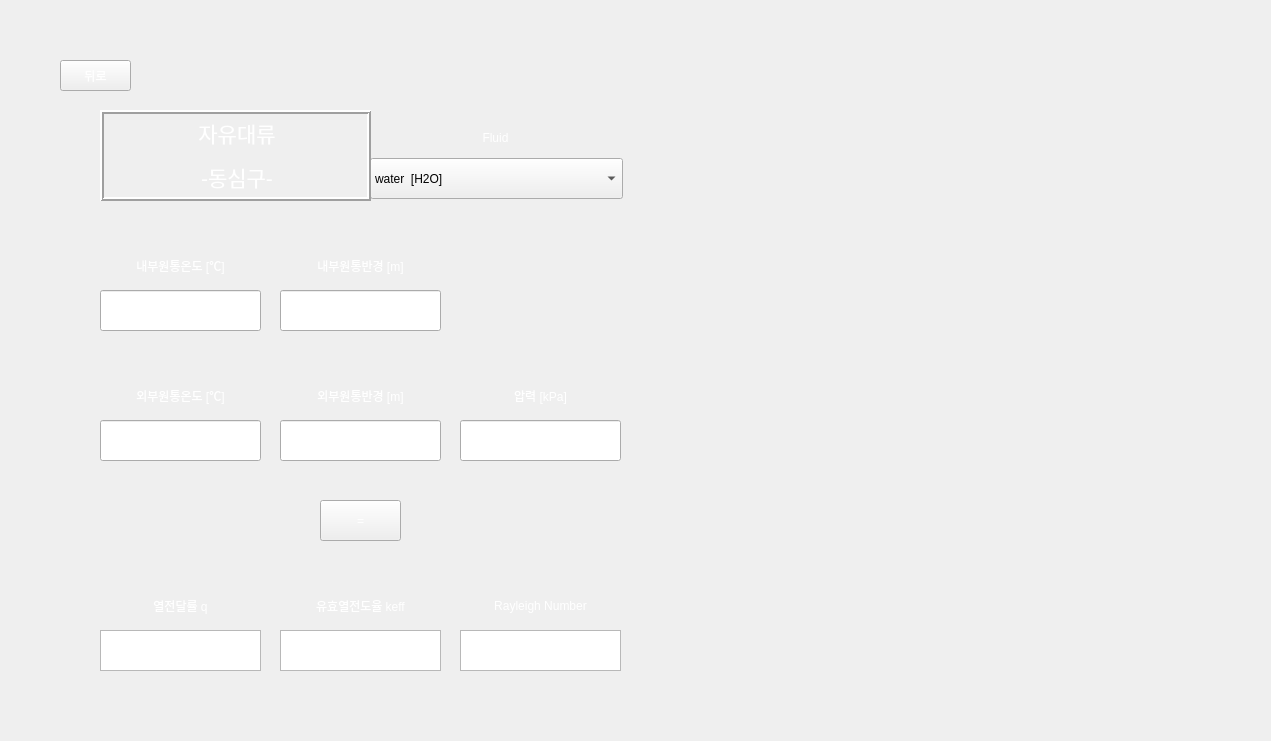
<?xml version="1.0" encoding="UTF-8"?>
<ui version="4.0">
 <class>Form</class>
 <widget class="QWidget" name="Form">
  <property name="geometry">
   <rect>
    <x>0</x>
    <y>0</y>
    <width>1271</width>
    <height>741</height>
   </rect>
  </property>
  <property name="minimumSize">
   <size>
    <width>996</width>
    <height>580</height>
   </size>
  </property>
  <property name="maximumSize">
   <size>
    <width>1271</width>
    <height>741</height>
   </size>
  </property>
  <property name="windowTitle">
   <string>Free Convection - Concentric Sphere</string>
  </property>
  <property name="styleSheet">
   <string notr="true"/>
  </property>
  <widget class="QPushButton" name="pushButton">
   <property name="geometry">
    <rect>
     <x>60</x>
     <y>60</y>
     <width>71</width>
     <height>31</height>
    </rect>
   </property>
   <property name="styleSheet">
    <string notr="true">QPushButton {
color: qlineargradient(spread:pad, x1:0, y1:1, x2:1, y2:0, stop:0 rgba(255, 255, 255, 255), stop:1 rgba(255, 255, 255, 255));
background-image: url(:/background/버튼2.png);
font: 14pt &quot;맑은 고딕&quot;;
}
QPushButton:hover{
border-image: url(:/background/버튼클릭2.png);
}</string>
   </property>
   <property name="text">
    <string>뒤로</string>
   </property>
  </widget>
  <widget class="QPushButton" name="pushButton_2">
   <property name="geometry">
    <rect>
     <x>320</x>
     <y>500</y>
     <width>81</width>
     <height>41</height>
    </rect>
   </property>
   <property name="styleSheet">
    <string notr="true">QPushButton {
color: qlineargradient(spread:pad, x1:0, y1:1, x2:1, y2:0, stop:0 rgba(255, 255, 255, 255), stop:1 rgba(255, 255, 255, 255));
background-image: url(:/background/버튼2.png);
font: 20pt &quot;맑은 고딕&quot;;
}
QPushButton:hover{
border-image: url(:/background/버튼클릭2.png);
}</string>
   </property>
   <property name="text">
    <string>=</string>
   </property>
  </widget>
  <widget class="QLabel" name="label">
   <property name="geometry">
    <rect>
     <x>100</x>
     <y>240</y>
     <width>161</width>
     <height>51</height>
    </rect>
   </property>
   <property name="styleSheet">
    <string notr="true">color: qlineargradient(spread:pad, x1:0, y1:1, x2:1, y2:0, stop:0 rgba(255, 255, 255, 255), stop:1 rgba(255, 255, 255, 255));
background-image: url(:/background/버튼2.png);
font: 12pt &quot;맑은 고딕&quot;;</string>
   </property>
   <property name="text">
    <string>내부원통온도 [℃]</string>
   </property>
   <property name="alignment">
    <set>Qt::AlignCenter</set>
   </property>
  </widget>
  <widget class="QLabel" name="label_3">
   <property name="geometry">
    <rect>
     <x>280</x>
     <y>240</y>
     <width>161</width>
     <height>51</height>
    </rect>
   </property>
   <property name="styleSheet">
    <string notr="true">color: qlineargradient(spread:pad, x1:0, y1:1, x2:1, y2:0, stop:0 rgba(255, 255, 255, 255), stop:1 rgba(255, 255, 255, 255));
background-image: url(:/background/버튼2.png);
font: 12pt &quot;맑은 고딕&quot;;</string>
   </property>
   <property name="text">
    <string>내부원통반경 [m]</string>
   </property>
   <property name="alignment">
    <set>Qt::AlignCenter</set>
   </property>
  </widget>
  <widget class="QLabel" name="label_5">
   <property name="geometry">
    <rect>
     <x>370</x>
     <y>112</y>
     <width>251</width>
     <height>51</height>
    </rect>
   </property>
   <property name="styleSheet">
    <string notr="true">color: qlineargradient(spread:pad, x1:0, y1:1, x2:1, y2:0, stop:0 rgba(255, 255, 255, 255), stop:1 rgba(255, 255, 255, 255));
background-image: url(:/background/버튼2.png);
font: 20pt &quot;맑은 고딕&quot;;</string>
   </property>
   <property name="text">
    <string>Fluid</string>
   </property>
   <property name="alignment">
    <set>Qt::AlignCenter</set>
   </property>
  </widget>
  <widget class="QLineEdit" name="lineEdit">
   <property name="geometry">
    <rect>
     <x>100</x>
     <y>290</y>
     <width>161</width>
     <height>41</height>
    </rect>
   </property>
   <property name="styleSheet">
    <string notr="true">font: 14pt &quot;맑은 고딕&quot;;
background-image: url(:/background/하얀거.png);</string>
   </property>
  </widget>
  <widget class="QLineEdit" name="lineEdit_3">
   <property name="geometry">
    <rect>
     <x>280</x>
     <y>290</y>
     <width>161</width>
     <height>41</height>
    </rect>
   </property>
   <property name="styleSheet">
    <string notr="true">font: 14pt &quot;맑은 고딕&quot;;
background-image: url(:/background/하얀거.png);</string>
   </property>
  </widget>
  <widget class="QLabel" name="label_2">
   <property name="geometry">
    <rect>
     <x>100</x>
     <y>370</y>
     <width>161</width>
     <height>51</height>
    </rect>
   </property>
   <property name="styleSheet">
    <string notr="true">color: qlineargradient(spread:pad, x1:0, y1:1, x2:1, y2:0, stop:0 rgba(255, 255, 255, 255), stop:1 rgba(255, 255, 255, 255));
background-image: url(:/background/버튼2.png);
font: 12pt &quot;맑은 고딕&quot;;</string>
   </property>
   <property name="text">
    <string>외부원통온도 [℃]</string>
   </property>
   <property name="alignment">
    <set>Qt::AlignCenter</set>
   </property>
  </widget>
  <widget class="QLabel" name="label_4">
   <property name="geometry">
    <rect>
     <x>280</x>
     <y>370</y>
     <width>161</width>
     <height>51</height>
    </rect>
   </property>
   <property name="styleSheet">
    <string notr="true">color: qlineargradient(spread:pad, x1:0, y1:1, x2:1, y2:0, stop:0 rgba(255, 255, 255, 255), stop:1 rgba(255, 255, 255, 255));
background-image: url(:/background/버튼2.png);
font: 12pt &quot;맑은 고딕&quot;;</string>
   </property>
   <property name="text">
    <string>외부원통반경 [m]</string>
   </property>
   <property name="alignment">
    <set>Qt::AlignCenter</set>
   </property>
  </widget>
  <widget class="QLabel" name="label_6">
   <property name="geometry">
    <rect>
     <x>460</x>
     <y>370</y>
     <width>161</width>
     <height>51</height>
    </rect>
   </property>
   <property name="styleSheet">
    <string notr="true">color: qlineargradient(spread:pad, x1:0, y1:1, x2:1, y2:0, stop:0 rgba(255, 255, 255, 255), stop:1 rgba(255, 255, 255, 255));
background-image: url(:/background/버튼2.png);
font: 12pt &quot;맑은 고딕&quot;;</string>
   </property>
   <property name="text">
    <string>압력 [kPa]</string>
   </property>
   <property name="alignment">
    <set>Qt::AlignCenter</set>
   </property>
  </widget>
  <widget class="QLineEdit" name="lineEdit_2">
   <property name="geometry">
    <rect>
     <x>100</x>
     <y>420</y>
     <width>161</width>
     <height>41</height>
    </rect>
   </property>
   <property name="styleSheet">
    <string notr="true">font: 14pt &quot;맑은 고딕&quot;;
background-image: url(:/background/하얀거.png);</string>
   </property>
  </widget>
  <widget class="QLineEdit" name="lineEdit_4">
   <property name="geometry">
    <rect>
     <x>280</x>
     <y>420</y>
     <width>161</width>
     <height>41</height>
    </rect>
   </property>
   <property name="styleSheet">
    <string notr="true">font: 14pt &quot;맑은 고딕&quot;;
background-image: url(:/background/하얀거.png);</string>
   </property>
  </widget>
  <widget class="QLineEdit" name="lineEdit_6">
   <property name="geometry">
    <rect>
     <x>460</x>
     <y>420</y>
     <width>161</width>
     <height>41</height>
    </rect>
   </property>
   <property name="styleSheet">
    <string notr="true">font: 14pt &quot;맑은 고딕&quot;;
background-image: url(:/background/하얀거.png);</string>
   </property>
  </widget>
  <widget class="QLabel" name="label_8">
   <property name="geometry">
    <rect>
     <x>100</x>
     <y>580</y>
     <width>161</width>
     <height>51</height>
    </rect>
   </property>
   <property name="styleSheet">
    <string notr="true">color: qlineargradient(spread:pad, x1:0, y1:1, x2:1, y2:0, stop:0 rgba(255, 255, 255, 255), stop:1 rgba(255, 255, 255, 255));
background-image: url(:/background/버튼2.png);
font: 12pt &quot;맑은 고딕&quot;;</string>
   </property>
   <property name="text">
    <string>열전달률 q</string>
   </property>
   <property name="alignment">
    <set>Qt::AlignCenter</set>
   </property>
  </widget>
  <widget class="QLabel" name="label_7">
   <property name="geometry">
    <rect>
     <x>280</x>
     <y>580</y>
     <width>161</width>
     <height>51</height>
    </rect>
   </property>
   <property name="styleSheet">
    <string notr="true">color: qlineargradient(spread:pad, x1:0, y1:1, x2:1, y2:0, stop:0 rgba(255, 255, 255, 255), stop:1 rgba(255, 255, 255, 255));
background-image: url(:/background/버튼2.png);
font: 12pt &quot;맑은 고딕&quot;;</string>
   </property>
   <property name="text">
    <string>유효열전도율 keff</string>
   </property>
   <property name="alignment">
    <set>Qt::AlignCenter</set>
   </property>
  </widget>
  <widget class="QLabel" name="label_9">
   <property name="geometry">
    <rect>
     <x>460</x>
     <y>580</y>
     <width>161</width>
     <height>51</height>
    </rect>
   </property>
   <property name="styleSheet">
    <string notr="true">color: qlineargradient(spread:pad, x1:0, y1:1, x2:1, y2:0, stop:0 rgba(255, 255, 255, 255), stop:1 rgba(255, 255, 255, 255));
background-image: url(:/background/버튼2.png);
font: 12pt &quot;맑은 고딕&quot;;</string>
   </property>
   <property name="text">
    <string>Rayleigh Number</string>
   </property>
   <property name="alignment">
    <set>Qt::AlignCenter</set>
   </property>
  </widget>
  <widget class="QTextBrowser" name="textBrowser">
   <property name="geometry">
    <rect>
     <x>100</x>
     <y>630</y>
     <width>161</width>
     <height>41</height>
    </rect>
   </property>
   <property name="sizePolicy">
    <sizepolicy hsizetype="Fixed" vsizetype="Fixed">
     <horstretch>0</horstretch>
     <verstretch>0</verstretch>
    </sizepolicy>
   </property>
   <property name="maximumSize">
    <size>
     <width>1111</width>
     <height>1111</height>
    </size>
   </property>
   <property name="styleSheet">
    <string notr="true">font: 14pt &quot;맑은 고딕&quot;;
background-image: url(:/background/하얀거.png);</string>
   </property>
  </widget>
  <widget class="QTextBrowser" name="textBrowser_2">
   <property name="geometry">
    <rect>
     <x>280</x>
     <y>630</y>
     <width>161</width>
     <height>41</height>
    </rect>
   </property>
   <property name="sizePolicy">
    <sizepolicy hsizetype="Fixed" vsizetype="Fixed">
     <horstretch>0</horstretch>
     <verstretch>0</verstretch>
    </sizepolicy>
   </property>
   <property name="maximumSize">
    <size>
     <width>1111</width>
     <height>1111</height>
    </size>
   </property>
   <property name="styleSheet">
    <string notr="true">font: 14pt &quot;맑은 고딕&quot;;
background-image: url(:/background/하얀거.png);</string>
   </property>
  </widget>
  <widget class="QTextBrowser" name="textBrowser_3">
   <property name="geometry">
    <rect>
     <x>460</x>
     <y>630</y>
     <width>161</width>
     <height>41</height>
    </rect>
   </property>
   <property name="sizePolicy">
    <sizepolicy hsizetype="Fixed" vsizetype="Fixed">
     <horstretch>0</horstretch>
     <verstretch>0</verstretch>
    </sizepolicy>
   </property>
   <property name="maximumSize">
    <size>
     <width>1111</width>
     <height>1111</height>
    </size>
   </property>
   <property name="styleSheet">
    <string notr="true">font: 14pt &quot;맑은 고딕&quot;;
background-image: url(:/background/하얀거.png);</string>
   </property>
  </widget>
  <widget class="QLabel" name="label_10">
   <property name="geometry">
    <rect>
     <x>0</x>
     <y>0</y>
     <width>1271</width>
     <height>741</height>
    </rect>
   </property>
   <property name="styleSheet">
    <string notr="true">image: url(:/background/배경2.png);</string>
   </property>
   <property name="text">
    <string/>
   </property>
  </widget>
  <widget class="QLabel" name="label_11">
   <property name="geometry">
    <rect>
     <x>680</x>
     <y>50</y>
     <width>541</width>
     <height>641</height>
    </rect>
   </property>
   <property name="styleSheet">
    <string notr="true">image: url(:/background/fc concentric sphere.PNG);</string>
   </property>
   <property name="text">
    <string/>
   </property>
  </widget>
  <widget class="QLabel" name="label_12">
   <property name="geometry">
    <rect>
     <x>730</x>
     <y>460</y>
     <width>441</width>
     <height>191</height>
    </rect>
   </property>
   <property name="styleSheet">
    <string notr="true">image: url(:/background/fc concentric sphere-2.PNG);</string>
   </property>
   <property name="text">
    <string/>
   </property>
  </widget>
  <widget class="QComboBox" name="comboBox">
   <property name="geometry">
    <rect>
     <x>370</x>
     <y>158</y>
     <width>253</width>
     <height>41</height>
    </rect>
   </property>
   <property name="styleSheet">
    <string notr="true">background-image: url(:/background/하얀거.png);
font: 11pt &quot;맑은 고딕&quot;;</string>
   </property>
   <item>
    <property name="text">
     <string>water  [H2O]</string>
    </property>
   </item>
   <item>
    <property name="text">
     <string>air</string>
    </property>
   </item>
   <item>
    <property name="text">
     <string>1-Butene  [C4H8]</string>
    </property>
   </item>
   <item>
    <property name="text">
     <string>Acetone  [C3H6O]</string>
    </property>
   </item>
   <item>
    <property name="text">
     <string>Ammonia  [NH3]</string>
    </property>
   </item>
   <item>
    <property name="text">
     <string>Argon  [Ar]</string>
    </property>
   </item>
   <item>
    <property name="text">
     <string>Benzene  [C6H6]</string>
    </property>
   </item>
   <item>
    <property name="text">
     <string>CarbonDioxide  [CO2]</string>
    </property>
   </item>
   <item>
    <property name="text">
     <string>CarbonMonoxide  [CO]</string>
    </property>
   </item>
   <item>
    <property name="text">
     <string>CarbonylSulfide  [COS]</string>
    </property>
   </item>
   <item>
    <property name="text">
     <string>CycloHexane  [C6H12]</string>
    </property>
   </item>
   <item>
    <property name="text">
     <string>CycloPropane  [C3H6]</string>
    </property>
   </item>
   <item>
    <property name="text">
     <string>Cyclopentane  [C5H10]</string>
    </property>
   </item>
   <item>
    <property name="text">
     <string>D4  [C8H24O4Si4]</string>
    </property>
   </item>
   <item>
    <property name="text">
     <string>D5  [C10H30O5Si5]</string>
    </property>
   </item>
   <item>
    <property name="text">
     <string>D6  [C12H36O6Si6]</string>
    </property>
   </item>
   <item>
    <property name="text">
     <string>Deuterium  [D2]</string>
    </property>
   </item>
   <item>
    <property name="text">
     <string>Dichloroethane  [C2Cl2H4]</string>
    </property>
   </item>
   <item>
    <property name="text">
     <string>DiethylEther  [C4H10O]</string>
    </property>
   </item>
   <item>
    <property name="text">
     <string>DimethylCarbonate  [C3H6O3]</string>
    </property>
   </item>
   <item>
    <property name="text">
     <string>DimethylEther  [C2H6O]</string>
    </property>
   </item>
   <item>
    <property name="text">
     <string>Ethane  [C2H6]</string>
    </property>
   </item>
   <item>
    <property name="text">
     <string>Ethanol  [C2H6O]</string>
    </property>
   </item>
   <item>
    <property name="text">
     <string>EthylBenzene  [C8H10]</string>
    </property>
   </item>
   <item>
    <property name="text">
     <string>Ethylene  [C2H4]</string>
    </property>
   </item>
   <item>
    <property name="text">
     <string>EthyleneOxide  [C2H4O]</string>
    </property>
   </item>
   <item>
    <property name="text">
     <string>Fluorine  [F2]</string>
    </property>
   </item>
   <item>
    <property name="text">
     <string>HFE143m  [C2F3H3O]</string>
    </property>
   </item>
   <item>
    <property name="text">
     <string>HeavyWater  [D2O]</string>
    </property>
   </item>
   <item>
    <property name="text">
     <string>Helium  [He]</string>
    </property>
   </item>
   <item>
    <property name="text">
     <string>Hydrogen  [H2]</string>
    </property>
   </item>
   <item>
    <property name="text">
     <string>HydrogenChloride  [ClH]</string>
    </property>
   </item>
   <item>
    <property name="text">
     <string>HydrogenSulfide  [H2S]</string>
    </property>
   </item>
   <item>
    <property name="text">
     <string>IsoButane  [C4H10]</string>
    </property>
   </item>
   <item>
    <property name="text">
     <string>IsoButene  [C4H8]</string>
    </property>
   </item>
   <item>
    <property name="text">
     <string>Isohexane  [C6H14]</string>
    </property>
   </item>
   <item>
    <property name="text">
     <string>Isopentane  [C5H12]</string>
    </property>
   </item>
   <item>
    <property name="text">
     <string>Krypton  [Kr]</string>
    </property>
   </item>
   <item>
    <property name="text">
     <string>MD2M  [C10H30O3Si4]</string>
    </property>
   </item>
   <item>
    <property name="text">
     <string>MD3M  [C12H36O4Si5]</string>
    </property>
   </item>
   <item>
    <property name="text">
     <string>MD4M  [C14H42O5Si6]</string>
    </property>
   </item>
   <item>
    <property name="text">
     <string>MDM  [C8H24O2Si3]</string>
    </property>
   </item>
   <item>
    <property name="text">
     <string>MM  [C6H18OSi2]</string>
    </property>
   </item>
   <item>
    <property name="text">
     <string>Methane  [CH4]</string>
    </property>
   </item>
   <item>
    <property name="text">
     <string>Methanol  [CH4O]</string>
    </property>
   </item>
   <item>
    <property name="text">
     <string>MethylLinoleate  [C19H34O2]</string>
    </property>
   </item>
   <item>
    <property name="text">
     <string>MethylLinolenate  [C19H32O2]</string>
    </property>
   </item>
   <item>
    <property name="text">
     <string>MethylOleate  [C19H36O2]</string>
    </property>
   </item>
   <item>
    <property name="text">
     <string>MethylPalmitate  [C17H34O2]</string>
    </property>
   </item>
   <item>
    <property name="text">
     <string>MethylStearate  [C19H38O2]</string>
    </property>
   </item>
   <item>
    <property name="text">
     <string>Neon  [Ne]</string>
    </property>
   </item>
   <item>
    <property name="text">
     <string>Neopentane  [C5H12]</string>
    </property>
   </item>
   <item>
    <property name="text">
     <string>Nitrogen  [N2]</string>
    </property>
   </item>
   <item>
    <property name="text">
     <string>NitrousOxide  [N2O]</string>
    </property>
   </item>
   <item>
    <property name="text">
     <string>Novec649  [C6F12O]</string>
    </property>
   </item>
   <item>
    <property name="text">
     <string>OrthoDeuterium</string>
    </property>
   </item>
   <item>
    <property name="text">
     <string>OrthoHydrogen</string>
    </property>
   </item>
   <item>
    <property name="text">
     <string>Oxygen  [O2]</string>
    </property>
   </item>
   <item>
    <property name="text">
     <string>ParaDeuterium</string>
    </property>
   </item>
   <item>
    <property name="text">
     <string>ParaHydrogen</string>
    </property>
   </item>
   <item>
    <property name="text">
     <string>Propylene  [C3H6]</string>
    </property>
   </item>
   <item>
    <property name="text">
     <string>Propyne  [C3H4]</string>
    </property>
   </item>
   <item>
    <property name="text">
     <string>R11</string>
    </property>
   </item>
   <item>
    <property name="text">
     <string>R113</string>
    </property>
   </item>
   <item>
    <property name="text">
     <string>R114</string>
    </property>
   </item>
   <item>
    <property name="text">
     <string>R115</string>
    </property>
   </item>
   <item>
    <property name="text">
     <string>R116</string>
    </property>
   </item>
   <item>
    <property name="text">
     <string>R12</string>
    </property>
   </item>
   <item>
    <property name="text">
     <string>R123</string>
    </property>
   </item>
   <item>
    <property name="text">
     <string>R1233zd(E)</string>
    </property>
   </item>
   <item>
    <property name="text">
     <string>R1234yf</string>
    </property>
   </item>
   <item>
    <property name="text">
     <string>R1234ze(E)</string>
    </property>
   </item>
   <item>
    <property name="text">
     <string>R1234ze(Z)</string>
    </property>
   </item>
   <item>
    <property name="text">
     <string>R124</string>
    </property>
   </item>
   <item>
    <property name="text">
     <string>R1243zf</string>
    </property>
   </item>
   <item>
    <property name="text">
     <string>R125</string>
    </property>
   </item>
   <item>
    <property name="text">
     <string>R13</string>
    </property>
   </item>
   <item>
    <property name="text">
     <string>R134a</string>
    </property>
   </item>
   <item>
    <property name="text">
     <string>R13l1</string>
    </property>
   </item>
   <item>
    <property name="text">
     <string>R14</string>
    </property>
   </item>
   <item>
    <property name="text">
     <string>R141b</string>
    </property>
   </item>
   <item>
    <property name="text">
     <string>R142b</string>
    </property>
   </item>
   <item>
    <property name="text">
     <string>R143a</string>
    </property>
   </item>
   <item>
    <property name="text">
     <string>R152A</string>
    </property>
   </item>
   <item>
    <property name="text">
     <string>R161</string>
    </property>
   </item>
   <item>
    <property name="text">
     <string>R21</string>
    </property>
   </item>
   <item>
    <property name="text">
     <string>R218</string>
    </property>
   </item>
   <item>
    <property name="text">
     <string>R22</string>
    </property>
   </item>
   <item>
    <property name="text">
     <string>R227EA</string>
    </property>
   </item>
   <item>
    <property name="text">
     <string>R23</string>
    </property>
   </item>
   <item>
    <property name="text">
     <string>R236EA</string>
    </property>
   </item>
   <item>
    <property name="text">
     <string>R236FA</string>
    </property>
   </item>
   <item>
    <property name="text">
     <string>R245ca</string>
    </property>
   </item>
   <item>
    <property name="text">
     <string>R245fa</string>
    </property>
   </item>
   <item>
    <property name="text">
     <string>R32</string>
    </property>
   </item>
   <item>
    <property name="text">
     <string>R365MFC</string>
    </property>
   </item>
   <item>
    <property name="text">
     <string>R40</string>
    </property>
   </item>
   <item>
    <property name="text">
     <string>R404A</string>
    </property>
   </item>
   <item>
    <property name="text">
     <string>R407C</string>
    </property>
   </item>
   <item>
    <property name="text">
     <string>R41</string>
    </property>
   </item>
   <item>
    <property name="text">
     <string>R410A</string>
    </property>
   </item>
   <item>
    <property name="text">
     <string>R507A</string>
    </property>
   </item>
   <item>
    <property name="text">
     <string>RC318</string>
    </property>
   </item>
   <item>
    <property name="text">
     <string>SES36</string>
    </property>
   </item>
   <item>
    <property name="text">
     <string>SulfurDioxide  [O2S]</string>
    </property>
   </item>
   <item>
    <property name="text">
     <string>SulfurHexafluoride  [F6S]</string>
    </property>
   </item>
   <item>
    <property name="text">
     <string>Toluene  [C7H8]</string>
    </property>
   </item>
   <item>
    <property name="text">
     <string>Xenon  [Xe]</string>
    </property>
   </item>
   <item>
    <property name="text">
     <string>cis-2-Butene  [C4H8]</string>
    </property>
   </item>
   <item>
    <property name="text">
     <string>m-Xylene  [C8H10]</string>
    </property>
   </item>
   <item>
    <property name="text">
     <string>n-Butane  [C4H10]</string>
    </property>
   </item>
   <item>
    <property name="text">
     <string>n-Decane  [C10H22]</string>
    </property>
   </item>
   <item>
    <property name="text">
     <string>n-Dodecane  [C12H26]</string>
    </property>
   </item>
   <item>
    <property name="text">
     <string>n-Heptane  [C7H16]</string>
    </property>
   </item>
   <item>
    <property name="text">
     <string>n-Hexane  [C6H14]</string>
    </property>
   </item>
   <item>
    <property name="text">
     <string>n-Nonane  [C9H20]</string>
    </property>
   </item>
   <item>
    <property name="text">
     <string>n-Octane  [C8H18]</string>
    </property>
   </item>
   <item>
    <property name="text">
     <string>n-Pentane  [C5H12]</string>
    </property>
   </item>
   <item>
    <property name="text">
     <string>n-Propane  [C3H8]</string>
    </property>
   </item>
   <item>
    <property name="text">
     <string>n-Undecane  [C11H24]</string>
    </property>
   </item>
   <item>
    <property name="text">
     <string>o-Xylene  [C8H10]</string>
    </property>
   </item>
   <item>
    <property name="text">
     <string>p-Xylene  [C8H10]</string>
    </property>
   </item>
   <item>
    <property name="text">
     <string>trans-2-Butene  [C4H8]</string>
    </property>
   </item>
  </widget>
  <widget class="QLabel" name="label_13">
   <property name="geometry">
    <rect>
     <x>100</x>
     <y>110</y>
     <width>271</width>
     <height>91</height>
    </rect>
   </property>
   <property name="styleSheet">
    <string notr="true">font: 10pt &quot;맑은 고딕&quot;;
color: rgb(255, 255, 255);
background-image: url(:/background/버튼2.png);</string>
   </property>
   <property name="frameShape">
    <enum>QFrame::Box</enum>
   </property>
   <property name="frameShadow">
    <enum>QFrame::Raised</enum>
   </property>
   <property name="lineWidth">
    <number>2</number>
   </property>
   <property name="text">
    <string>&lt;!DOCTYPE HTML PUBLIC &quot;-//W3C//DTD HTML 4.0//EN&quot; &quot;http://www.w3.org/TR/REC-html40/strict.dtd&quot;&gt;
&lt;html&gt;&lt;head&gt;&lt;meta name=&quot;qrichtext&quot; content=&quot;1&quot; /&gt;&lt;style type=&quot;text/css&quot;&gt;
p, li { white-space: pre-wrap; }
&lt;/style&gt;&lt;/head&gt;&lt;body style=&quot; font-family:'맑은 고딕'; font-size:10pt; font-weight:400; font-style:normal;&quot;&gt;
&lt;p align=&quot;center&quot; style=&quot; margin-top:12px; margin-bottom:12px; margin-left:0px; margin-right:0px; -qt-block-indent:0; text-indent:0px;&quot;&gt;&lt;span style=&quot; font-size:16pt;&quot;&gt;자유대류&lt;/span&gt;&lt;/p&gt;
&lt;p align=&quot;center&quot; style=&quot; margin-top:12px; margin-bottom:12px; margin-left:0px; margin-right:0px; -qt-block-indent:0; text-indent:0px;&quot;&gt;&lt;span style=&quot; font-size:16pt;&quot;&gt;-동심구-&lt;/span&gt;&lt;/p&gt;&lt;/body&gt;&lt;/html&gt;</string>
   </property>
   <property name="buddy">
    <cstring>pushButton</cstring>
   </property>
  </widget>
  <zorder>label_10</zorder>
  <zorder>pushButton</zorder>
  <zorder>pushButton_2</zorder>
  <zorder>label</zorder>
  <zorder>label_3</zorder>
  <zorder>label_5</zorder>
  <zorder>lineEdit</zorder>
  <zorder>lineEdit_3</zorder>
  <zorder>label_2</zorder>
  <zorder>label_4</zorder>
  <zorder>label_6</zorder>
  <zorder>lineEdit_2</zorder>
  <zorder>lineEdit_4</zorder>
  <zorder>lineEdit_6</zorder>
  <zorder>label_8</zorder>
  <zorder>label_7</zorder>
  <zorder>label_9</zorder>
  <zorder>textBrowser</zorder>
  <zorder>textBrowser_2</zorder>
  <zorder>textBrowser_3</zorder>
  <zorder>label_11</zorder>
  <zorder>label_12</zorder>
  <zorder>comboBox</zorder>
  <zorder>label_13</zorder>
 </widget>
 <resources>
  <include location="../resource/resources.qrc"/>
 </resources>
 <connections/>
</ui>
